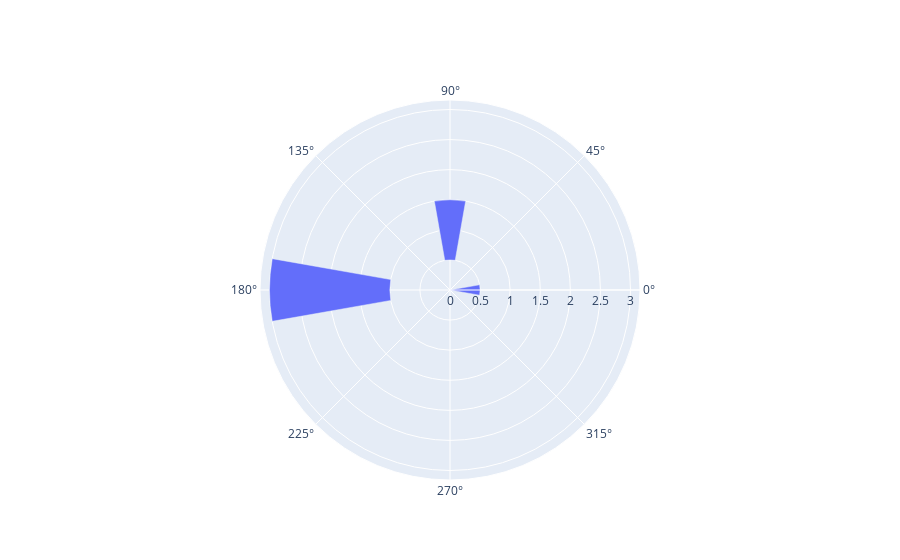

Notebook source saved alongside this figure:
### Code cell
fig = go.Figure(go.Barpolar(r=[0.5, 1, 2], theta=[0, 90, 180], base=[0, 0.5, 1], width=20))
fig.update_layout(height=1000)
fig.show()

### Figure 1 — Plotly figure (JSON) as saved in the notebook; plotly's stock layout.template omitted (floating-point values rounded to 4 significant figures)
{"data": [{"base": [0, 0.5, 1], "r": [0.5, 1, 2], "theta": [0, 90, 180], "type": "barpolar", "width": 20}], "layout": {"autosize": true, "polar": {"angularaxis": {"type": "linear"}, "radialaxis": {"autorange": true, "range": [0, 3.158], "type": "linear"}}}}
